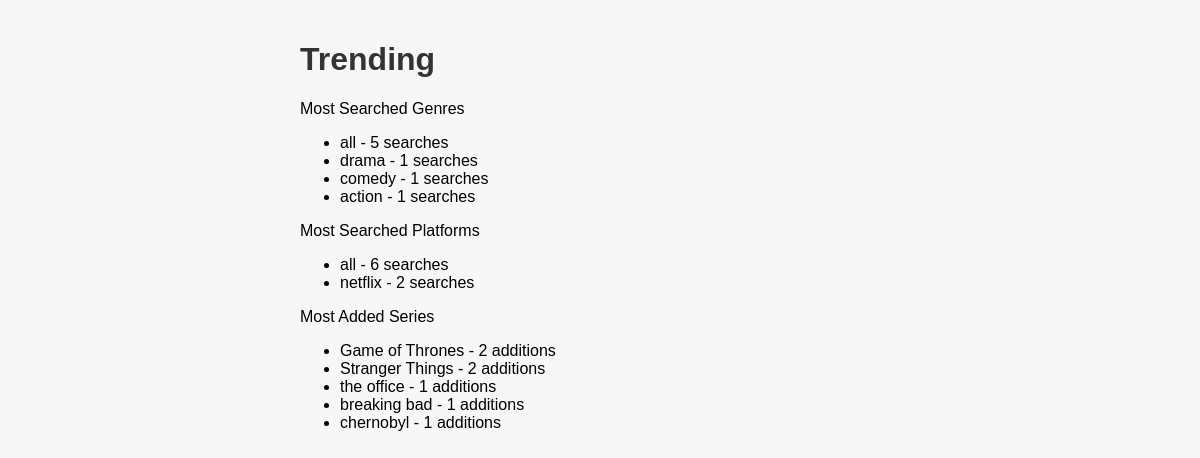
/trending, run on the app's committed database.
### tables this page shows
CREATE TABLE searches (
        id INTEGER PRIMARY KEY AUTOINCREMENT,
        user_id INTEGER,
        genre TEXT,
        platform TEXT,
        FOREIGN KEY (user_id) REFERENCES users (id)
    );

CREATE TABLE series
             (id INTEGER PRIMARY KEY AUTOINCREMENT,
              name TEXT NOT NULL,
              genre TEXT NOT NULL,
              platform TEXT NOT NULL);

### app.py (the view)
@app.route('/trending')
def trending():
    conn = sqlite3.connect('recommendations.db')
    cursor = conn.cursor()
    cursor.execute('SELECT genre, COUNT(*) as count FROM searches GROUP BY genre ORDER BY count DESC LIMIT 5')
    genre_data = cursor.fetchall()
    cursor.execute('SELECT platform, COUNT(*) as count FROM searches GROUP BY platform ORDER BY count DESC LIMIT 5')
    platform_data = cursor.fetchall()
    cursor.execute('SELECT series.id, series.name, series.genre, series.platform, COUNT(user_series2.series_id) as count FROM series LEFT JOIN user_series2 ON series.id = user_series2.series_id GROUP BY series.id ORDER BY count DESC LIMIT 5')
    series_data = cursor.fetchall()
    conn.close()
    return render_template('trending.html', genres=genre_data, platforms=platform_data, series=series_data)

### templates/trending.html (shortened to what this page needs)
<!DOCTYPE html>
<html>
<head>
    <link rel="stylesheet" type="text/css" href="{{ url_for('static', filename='style.css') }}">
</head>
<body>
  <div class="container">
    <h1>Trending</h1>
    <div class="card">
      <div class="card-header">
        Most Searched Genres
      </div>
      <div class="card-body">
        {% if genres %}
          <ul class="list-group">
            {% for genre, count in genres %}
              <li class="list-group-item">{{ genre }} - {{ count }} searches</li>
            {% endfor %}
          </ul>
        {% else %}
          <p>No genre data available.</p>
        {% endif %}
      </div>
    </div>
    <div class="card">
      <div class="card-header">
        Most Searched Platforms
      </div>
      <div class="card-body">
        {% if platforms %}
          <ul class="list-group">
            {% for platform, count in platforms %}
              <li class="list-group-item">{{ platform }} - {{ count }} searches</li>
            {% endfor %}
          </ul>
        {% else %}
          <p>No platform data available.</p>
        {% endif %}
      </div>
    </div>
    <div class="card">
      <div class="card-header">
        Most Added Series
      </div>
      <div class="card-body">
        {% if series %}
          <ul class="list-group">
            {% for series_item in series %}
              <li class="list-group-item">{{ series_item[1] }} - {{ series_item[4] }} additions</li>
            {% endfor %}
          </ul>
        {% else %}
          <p>No series data available.</p>
        {% endif %}
      </div>
    </div>
  </div>
</body>
</html>

### static/style.css (style rules this page uses)
body { font-family: Arial, sans-serif; margin: 0; padding: 0; background-color: #f7f7f7; }
.container { max-width: 600px; margin: 0 auto; padding: 20px; }
h1, h2 { color: #333; }

### data on the page
searches: genre "all", id "5"
searches: genre "comedy", id "1"
series: genre "action", id "1", name "Game of Thrones", series_item "2"
searches: platform "all", id "6"
series: name "Stranger Things", id "2"
series: name "the office", series_item "1"
series: name "breaking bad", series_item "1"
series: name "chernobyl", series_item "1"

### other printed values
{{ genre }} "drama"
{{ count }} "1"
{{ platform }} "netflix"
{{ count }} "2"
